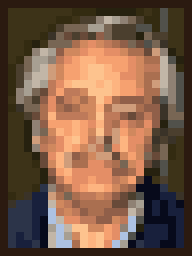
#> input picture assets/AlbertoFernandez.png, 192 x 256 px; its folder holds only this picture in this run
$ python build_paintings.py
#> lines starting #> are read from the running program, lines starting #| are printed output that depends on the picture
### tools/make_painting.py
"""Turn a photo into a Terraria painting texture in pixel-art style.

Usually you don't run this directly: build_paintings.py runs it for every
photo in assets/. To try one photo by hand:

    python tools/make_painting.py assets/peron.jpg JuanPeron --focus 0.5,0.28,0.55

Writes, into Content/Paintings/:
    JuanPeron.png       the tile texture (16x16 tiles with 2px gaps)
    JuanPeronItem.png   the inventory icon
and a big preview into tools/previews/JuanPeron_preview.png to check the look.

Needs Pillow:  pip install Pillow
"""

import argparse
import re
from pathlib import Path

from PIL import Image, ImageDraw, ImageEnhance, ImageFilter, ImageOps

# --- Terraria's rules -------------------------------------------------------
TILE = 16        # a tile is 16x16 pixels
GAP = 2          # textures leave a 2px gap between tiles
FAT = 2          # Terraria art uses 2x2 "fat pixels"
FAT_PER_TILE = TILE // FAT   # 8 fat pixels per tile

FRAME_COLOR = (43, 26, 16)   # thin dark-wood frame, 1 fat pixel wide
DEFAULT_SIZE = (3, 4)
DEFAULT_COLORS = 24

ROOT = Path(__file__).resolve().parent.parent   # the mod's folder
OUT = ROOT / "Content" / "Paintings"
PREVIEWS = ROOT / "tools" / "previews"


# [14 lines left out: functions parse_size, parse_focus, not called in this run]


def crop_to_focus(photo, focus, aspect):
    """Cut out the part of the photo around the face, in the painting's shape.

    focus = (center x, center y, height), each a fraction of the photo.
    Without focus, use the biggest crop of that shape, a bit above center.
    """
    if focus is None:
        return ImageOps.fit(photo, (1000, round(1000 / aspect)), centering=(0.5, 0.3))
    W, H = photo.size
    cx, cy, hf = focus
    h = min(hf * H, H, W / aspect)
    w = h * aspect
    x0 = min(max(cx * W - w / 2, 0), W - w)   # keep the box inside the photo
    y0 = min(max(cy * H - h / 2, 0), H - h)
    return photo.crop((round(x0), round(y0), round(x0 + w), round(y0 + h)))


def pixelate(img, width, height, colors, enhance=True):
    """Shrink to width x height fat pixels with a small palette."""
    # Terraria colors are vivid: boost saturation and contrast a little
    # (skipped for pixel art, which was already boosted)
    if enhance:
        img = ImageEnhance.Color(img).enhance(1.25)
        img = ImageEnhance.Contrast(img).enhance(1.1)

    # Shrink in two steps and sharpen in between, at 4x the final size, so
    # the sharpening works on features the size of a final pixel: eyes,
    # brows, mustaches survive instead of being averaged away
    img = img.resize((width * 4, height * 4), Image.LANCZOS)
    img = img.filter(ImageFilter.UnsharpMask(radius=2, percent=150, threshold=2))
    img = img.resize((width, height), Image.LANCZOS)

    # Small palette, no dithering (dither=0: no speckled dots).
    # kmeans=3 refines the palette a few times to fit the picture better.
    img = img.quantize(colors=colors, dither=0, kmeans=3)
    return img.convert("RGB")


def framed(img, width, height, colors, enhance=True):
    """Picture of width x height fat pixels with a 1-fat-pixel frame."""
    art = Image.new("RGB", (width, height))
    art.paste(pixelate(img, width - 2, height - 2, colors, enhance), (1, 1))
    ImageDraw.Draw(art).rectangle([0, 0, width - 1, height - 1], outline=FRAME_COLOR)
    return art


def slice_into_tiles(picture, tiles_w, tiles_h):
    """Cut the picture into 16x16 tiles and space them out with 2px gaps."""
    stride = TILE + GAP
    sheet = Image.new("RGBA", (tiles_w * stride - GAP, tiles_h * stride - GAP))
    for ty in range(tiles_h):
        for tx in range(tiles_w):
            box = (tx * TILE, ty * TILE, (tx + 1) * TILE, (ty + 1) * TILE)
            sheet.paste(picture.crop(box), (tx * stride, ty * stride))
    return sheet


# [12 lines left out: function load_pixel_art, not called in this run]


def make_painting(photo_path, name, size=DEFAULT_SIZE, focus=None, colors=DEFAULT_COLORS,
                  pixel_art=False):
    """Convert one photo (or use finished pixel art as-is). Returns the paths it wrote."""
    tiles_w, tiles_h = size
    if pixel_art:
        art = load_pixel_art(Path(photo_path), tiles_w, tiles_h)
        face = art.crop((1, 1, art.width - 1, art.height - 1))  # inside the frame, for the icon
    else:
        photo = ImageOps.exif_transpose(Image.open(photo_path)).convert("RGB")
        face = crop_to_focus(photo, focus, tiles_w / tiles_h)
        art = framed(face, tiles_w * FAT_PER_TILE, tiles_h * FAT_PER_TILE, colors)

    # The painting at fat-pixel resolution, doubled to real pixels
    picture = art.resize((art.width * FAT, art.height * FAT), Image.NEAREST)

    # The inventory icon: same painting, at most 16 fat pixels big
    scale = 16 / max(art.size)
    icon = framed(face, round(art.width * scale), round(art.height * scale), colors,
                  enhance=not pixel_art)
    icon = icon.resize((icon.width * FAT, icon.height * FAT), Image.NEAREST)

    OUT.mkdir(parents=True, exist_ok=True)
    PREVIEWS.mkdir(parents=True, exist_ok=True)
    tile_png, item_png = OUT / f"{name}.png", OUT / f"{name}Item.png"
    slice_into_tiles(picture, tiles_w, tiles_h).save(tile_png)
    icon.save(item_png)
    preview = PREVIEWS / f"{name}_preview.png"
    picture.resize((picture.width * 4, picture.height * 4), Image.NEAREST).save(preview)
    return tile_png, item_png, preview


# [22 lines left out: functions check_name, main, not called in this run]


# [2 lines that do not run on import are left out]

### tools/build_paintings.py
"""Build every painting from the photos in assets/.

    python tools/build_paintings.py

For each photo in assets/ it:
  1. reads its settings from assets/paintings.txt (or uses defaults)
  2. makes the textures in Content/Paintings/ (via make_painting.py)
  3. writes Content/PaintingList.cs, the list of paintings the mod loads
  4. writes the item names into Localization/

Run it again whenever you add, remove or change a photo.
"""

import re
import sys
from pathlib import Path

from make_painting import (DEFAULT_SIZE, OUT, ROOT, check_name, make_painting,
                           parse_focus, parse_size)

ASSETS = ROOT / "assets"
CONFIG = ASSETS / "paintings.txt"
PHOTO_TYPES = {".jpg", ".jpeg", ".png", ".webp", ".bmp"}

# Every recipe starts with this, at a Sawmill
BASE_RECIPE = [("Wood", 10)]
# Photos without a recipe in paintings.txt get the first ingredient here that
# no other painting uses yet, so every painting has its own recipe.
# Names are Terraria's ItemID names.
EXTRA_POOL = ["Amethyst", "Topaz", "Sapphire", "Emerald", "Ruby", "Diamond", "Amber",
              "Gel", "Lens", "Feather", "FallenStar", "Glass", "Daybloom", "Silk",
              "Cobweb", "Bone", "Acorn", "Mushroom", "Sunflower", "PinkGel"]


def camel_name(stem):
    """'juan-peron 2' -> 'JuanPeron2' (a valid C# class name)."""
    words = re.findall(r"[A-Za-z0-9]+", stem)
    name = "".join(w[:1].upper() + w[1:] for w in words)
    return name if name[:1].isalpha() else "Painting" + name


def parse_recipe(text):
    """'Wood 10, Ruby 1' -> [('Wood', 10), ('Ruby', 1)]"""
    recipe = []
    for part in text.split(","):
        match = re.fullmatch(r"\s*([A-Za-z]+)\s+(\d+)\s*", part)
        if not match:
            raise ValueError(f"recipe parts look like 'Ruby 1', got {part.strip()!r}")
        recipe.append((match[1], int(match[2])))
    return recipe


def read_config():
    """assets/paintings.txt -> {photo file name: settings}"""
    settings = {}
    if not CONFIG.exists():
        return settings
    for number, line in enumerate(CONFIG.read_text(encoding="utf-8").splitlines(), 1):
        line = line.split("#", 1)[0].strip()   # drop comments
        if not line:
            continue
        cols = [c.strip() for c in line.split("|")]
        cols += [""] * (6 - len(cols))
        photo, name, display, focus, size, recipe = cols[:6]
        try:
            entry = {
                "name": name or camel_name(Path(photo).stem),
                "display": display or None,
                "pixel_art": focus.lower() == "pixelart",
                "focus": parse_focus(focus) if focus and focus not in ("-", "pixelart") else None,
                "size": parse_size(size) if size and size != "-" else DEFAULT_SIZE,
                "recipe": parse_recipe(recipe) if recipe and recipe != "-" else None,
            }
            check_name(entry["name"])
        except ValueError as err:
            sys.exit(f"paintings.txt line {number}: {err}")
        settings[photo] = entry
    return settings


def cs_string(text):
    return '"' + text.replace("\\", "\\\\").replace('"', '\\"') + '"'


def write_painting_list(paintings):
    lines = [
        "// GENERATED by tools/build_paintings.py from assets/. Don't edit by hand:",
        "// change assets/paintings.txt and run the script again.",
        "namespace PresidentesArgentinos.Content",
        "{",
        "\tpublic static class PaintingList",
        "\t{",
        "\t\tpublic static readonly PaintingInfo[] All = {",
    ]
    for p in paintings:
        recipe = ", ".join(f"({cs_string(item)}, {count})" for item, count in p["recipe"])
        lines.append(f"\t\t\tnew({cs_string(p['name'])}, {p['size'][0]}, {p['size'][1]}, new[] {{ {recipe} }}),")
    lines += ["\t\t};", "\t}", "}", ""]
    (ROOT / "Content" / "PaintingList.cs").write_text("\n".join(lines), encoding="utf-8")


def write_localization(paintings):
    # Same names in English and Spanish; Terraria shows the one for its language
    texts = {
        "en-US": ("Portrait of {}", "A painting of {}"),
        "es-ES": ("Retrato de {}", "Una pintura de {}"),
    }
    folder = ROOT / "Localization"
    folder.mkdir(exist_ok=True)
    for lang, (title, tooltip) in texts.items():
        lines = ["# GENERATED by tools/build_paintings.py", "Items: {"]
        for p in paintings:
            lines += [
                f"\t{p['name']}: {{",
                f"\t\tDisplayName: {title.format(p['display'])}",
                f"\t\tTooltip: {tooltip.format(p['display'])}",
                "\t}",
            ]
        lines += ["}", ""]
        (folder / f"{lang}_Mods.PresidentesArgentinos.hjson").write_text("\n".join(lines), encoding="utf-8")


def main():
    settings = read_config()
    photos = sorted(p for p in ASSETS.iterdir() if p.suffix.lower() in PHOTO_TYPES)
    if not photos:
        sys.exit(f"No photos in {ASSETS}")

    # Remove old textures, so deleted photos don't leave paintings behind
    for old in OUT.glob("*.png"):
        old.unlink()

    paintings, used = [], set()
    for photo in photos:
        entry = settings.get(photo.name)
        if entry is None:
            entry = {"name": camel_name(photo.stem), "display": None, "focus": None, "pixel_art": False,
                     "size": DEFAULT_SIZE, "recipe": None}
            print(f"  note: {photo.name} has no line in paintings.txt, using defaults")
        entry["display"] = entry["display"] or entry["name"]
        paintings.append(entry)
        if entry["recipe"]:
            used.update(item for item, _ in entry["recipe"])

    # Give each painting without a recipe its own extra ingredient
    for p in paintings:
        if p["recipe"] is None:
            extra = next(i for i in EXTRA_POOL if i not in used)
            used.add(extra)
            p["recipe"] = BASE_RECIPE + [(extra, 1)]

    names = [p["name"] for p in paintings]
    if len(set(names)) != len(names):
        sys.exit(f"Two paintings have the same name: {names}")
    recipes = [tuple(sorted(p["recipe"])) for p in paintings]
    if len(set(recipes)) != len(recipes):
        sys.exit("Two paintings have the same recipe; every painting needs its own")

    for photo, p in zip(photos, paintings):
        try:
            make_painting(photo, p["name"], p["size"], p["focus"], pixel_art=p["pixel_art"])
#> in make_painting, photo is the input picture: PIL image 192x256 RGB; mean R, G, B 122.5, 90.8, 70.1
#> in framed, `art = Image.new("RGB", (width, height))`: art: PIL image 24x32 RGB; every value is 0
#> in pixelate, `img = img.filter(ImageFilter.UnsharpMask(radius=2, percent=150, thresh..`:
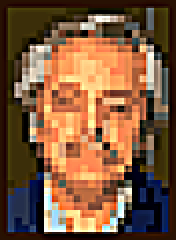
#> img: PIL image 88x120 RGB (shown 2 times larger); mean R, G, B 126.2, 88.6, 60.7
#> in pixelate, `img = img.quantize(colors=colors, dither=0, kmeans=3)`:
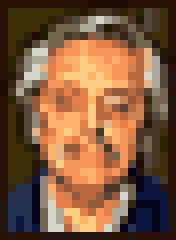
#> img: PIL image 22x30 P (shown 8 times larger); mean R, G, B 125.9, 88.9, 61.1
#> in framed, `ImageDraw.Draw(art).rectangle([0, 0, width - 1, height - 1], outline=F..`:
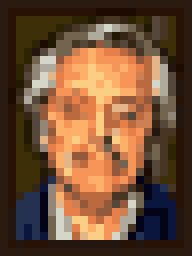
#> art: PIL image 24x32 RGB (shown 8 times larger); mean R, G, B 114.3, 80.1, 54.8
#> call 2 of pixelate, with width = 10, height = 14, colors = 24, enhance = True
#> in pixelate (call 2), `img = img.resize((width * 4, height * 4), Image.LANCZOS)`:
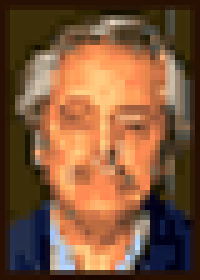
#> img: PIL image 40x56 RGB (shown 5 times larger); mean R, G, B 127.8, 87.4, 59
#> in pixelate (call 2), `img = img.filter(ImageFilter.UnsharpMask(radius=2, percent=150, thresh..`:
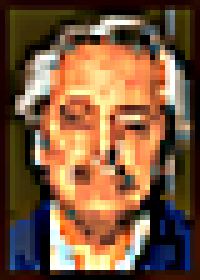
#> img: PIL image 40x56 RGB (shown 5 times larger); mean R, G, B 124.9, 89.7, 62.5
#> in make_painting, `icon = icon.resize((icon.width * FAT, icon.height * FAT), Image.NEAREST)`:
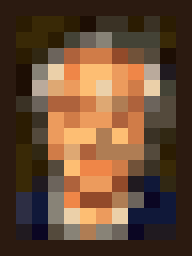
#> icon: PIL image 24x32 RGB (shown 8 times larger); mean R, G, B 103.3, 73.8, 51.3
#> in slice_into_tiles, `sheet = Image.new("RGBA", (tiles_w * stride - GAP, tiles_h * stride - ..`: sheet: PIL image 52x70 RGBA; every value is 0
#> after the loop in slice_into_tiles, `for ty in range(tiles_h):`:
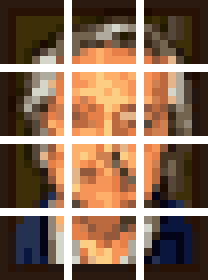
#> sheet: PIL image 52x70 RGBA (shown 4 times larger); mean R, G, B, A 96.4, 67.6, 46.2, 215.2; transparent parts drawn white
        except ValueError as err:
            sys.exit(f"{photo.name}: {err}")
        recipe = " + ".join(f"{n} {i}" for i, n in p["recipe"])
        print(f"{p['name']:<22} {p['size'][0]}x{p['size'][1]}  {recipe}")

    write_painting_list(paintings)
    write_localization(paintings)
    print(f"\n{len(paintings)} paintings built. Previews: tools/previews/")


if __name__ == "__main__":
    main()

$ run again, on assets/JuanPeron.png
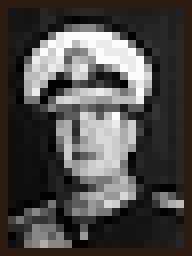
#> input picture assets/JuanPeron.png, 192 x 256 px
#> in make_painting, photo is the input picture: PIL image 192x256 RGB; mean R, G, B 77.1, 74.7, 73.3
#> in pixelate, `img = img.filter(ImageFilter.UnsharpMask(radius=2, percent=150, thresh..`:
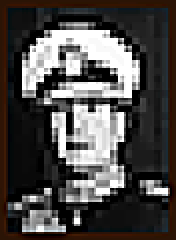
#> img: PIL image 88x120 RGB (shown 2 times larger); mean R, G, B 78.5, 75.4, 73.6
#> after the loop in slice_into_tiles, `for ty in range(tiles_h):`:
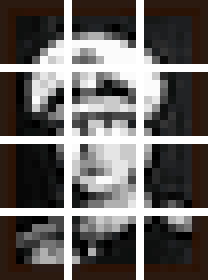
#> sheet: PIL image 52x70 RGBA (shown 4 times larger); mean R, G, B, A 62.2, 57.9, 55.5, 215.2; transparent parts drawn white

$ run again, on assets/MauricioMacri.png
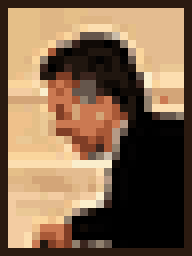
#> input picture assets/MauricioMacri.png, 192 x 256 px
#> in make_painting, photo is the input picture: PIL image 192x256 RGB; mean R, G, B 128.5, 101.5, 75.9
#> after the loop in slice_into_tiles, `for ty in range(tiles_h):`:
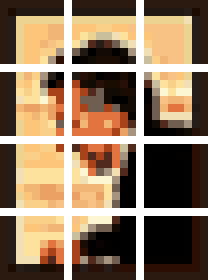
#> sheet: PIL image 52x70 RGBA (shown 4 times larger); mean R, G, B, A 102.3, 78.5, 53.8, 215.2; transparent parts drawn white
